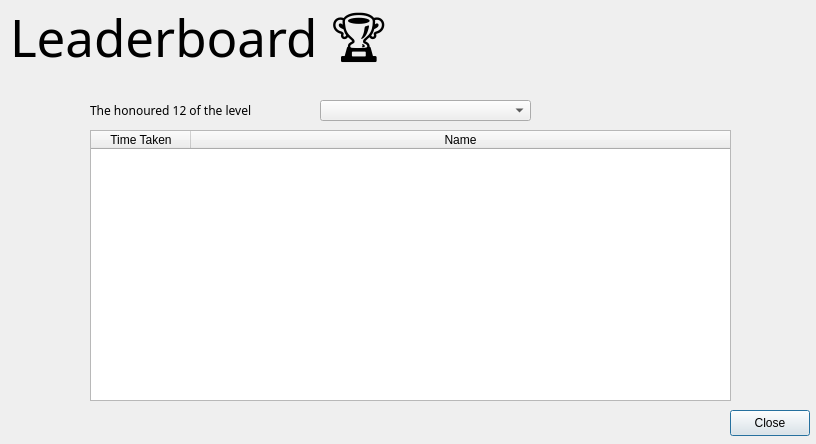
<?xml version="1.0" encoding="UTF-8"?>
<ui version="4.0">
 <class>viewStats</class>
 <widget class="QDialog" name="viewStats">
  <property name="windowModality">
   <enum>Qt::WindowModality::WindowModal</enum>
  </property>
  <property name="geometry">
   <rect>
    <x>0</x>
    <y>0</y>
    <width>816</width>
    <height>444</height>
   </rect>
  </property>
  <property name="windowTitle">
   <string>Leaderboard</string>
  </property>
  <widget class="QPushButton" name="closeButton">
   <property name="geometry">
    <rect>
     <x>730</x>
     <y>410</y>
     <width>80</width>
     <height>26</height>
    </rect>
   </property>
   <property name="toolTip">
    <string>Close this Dialog</string>
   </property>
   <property name="text">
    <string>Close</string>
   </property>
  </widget>
  <widget class="QLabel" name="mainLabel">
   <property name="geometry">
    <rect>
     <x>10</x>
     <y>0</y>
     <width>791</width>
     <height>91</height>
    </rect>
   </property>
   <property name="font">
    <font>
     <family>Courier Prime</family>
     <pointsize>38</pointsize>
     <bold>false</bold>
    </font>
   </property>
   <property name="text">
    <string>Leaderboard 🏆</string>
   </property>
   <property name="textInteractionFlags">
    <set>Qt::TextInteractionFlag::NoTextInteraction</set>
   </property>
  </widget>
  <widget class="QTableWidget" name="table">
   <property name="geometry">
    <rect>
     <x>90</x>
     <y>130</y>
     <width>641</width>
     <height>271</height>
    </rect>
   </property>
   <property name="sizeAdjustPolicy">
    <enum>QAbstractScrollArea::SizeAdjustPolicy::AdjustIgnored</enum>
   </property>
   <property name="editTriggers">
    <set>QAbstractItemView::EditTrigger::NoEditTriggers</set>
   </property>
   <attribute name="horizontalHeaderVisible">
    <bool>true</bool>
   </attribute>
   <attribute name="horizontalHeaderShowSortIndicator" stdset="0">
    <bool>true</bool>
   </attribute>
   <attribute name="horizontalHeaderStretchLastSection">
    <bool>true</bool>
   </attribute>
   <attribute name="verticalHeaderVisible">
    <bool>false</bool>
   </attribute>
   <column>
    <property name="text">
     <string>Time Taken</string>
    </property>
   </column>
   <column>
    <property name="text">
     <string>Name</string>
    </property>
   </column>
  </widget>
  <widget class="QComboBox" name="levelSelect">
   <property name="geometry">
    <rect>
     <x>320</x>
     <y>100</y>
     <width>211</width>
     <height>21</height>
    </rect>
   </property>
   <property name="toolTip">
    <string>Select Level</string>
   </property>
   <property name="placeholderText">
    <string>Level</string>
   </property>
  </widget>
  <widget class="QLabel" name="label">
   <property name="geometry">
    <rect>
     <x>90</x>
     <y>100</y>
     <width>231</width>
     <height>21</height>
    </rect>
   </property>
   <property name="font">
    <font>
     <family>Courier Prime</family>
    </font>
   </property>
   <property name="text">
    <string>The honoured 12 of the level</string>
   </property>
  </widget>
 </widget>
 <resources/>
 <connections/>
</ui>
